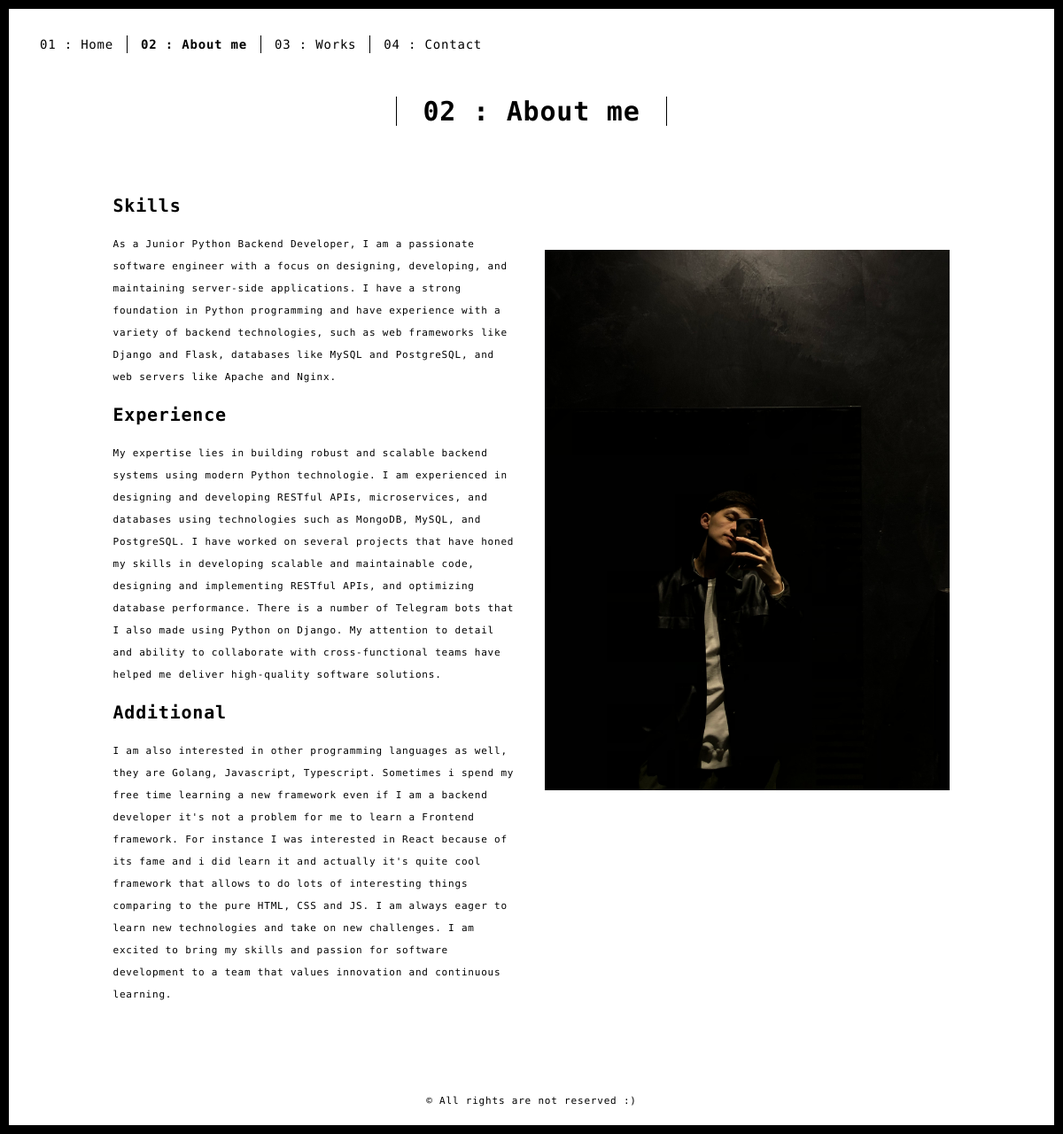
The page /about/ on the database its author committed.
### main/models.py (models this page shows, shortened)
class About(models.Model):
    picture = models.ImageField(("picture"), upload_to='profile', null=True)
    skills = models.TextField(("skills"))
    experience = models.TextField(("experience"))
    additional = models.TextField(("additional"))
    class Meta:
        verbose_name = ("About")
        verbose_name_plural = ("About")

### main/views.py (the view)
# urls.py: path('about/', about, name='about'),
def about(request):
    context = {
        'about': About.objects.get(id=1)
    }
    return render(request, 'about.html', context=context)

### templates/about.html (shortened to what this page needs)
{% extends 'base.html' %}
{% load static %}
{% block content %}
<body class="">
<div id="site-border-left"></div>
<div id="site-border-right"></div>
<div id="site-border-top"></div>
<div id="site-border-bottom"></div>
<header>
  <nav class="navbar  navbar-fixed-top navbar-default">
    <div class="container">
      <div class="collapse navbar-collapse" id="navbar-collapse">
        <ul class="nav navbar-nav ">
          <li><a href="{% url 'home' %}" title="">01 : Home</a></li>
          <li><a href="{% url 'about' %}"  class='active'  title="">02 : About me</a></li>
          <li><a href="{% url 'works' %}" title="">03 : Works</a></li>
          <li><a href="{% url 'contact' %}" title="">04 : Contact</a></li>
        </ul>
      </div>
    </div>
  </nav>
</header>
<div class="section-container">
    <div class="container">
      <div class="row">
        <div class="col-xs-12">
          <div class="section-container-spacer text-center">
            <h1 class="h2">02 : About me</h1>
          </div>
          <div class="row">
            <div class="col-md-10 col-md-offset-1">
              <div class="row">
                <div class="col-xs-12 col-md-6">
                  <h3>Skills</h3>
                  <p>{{about.skills}}</p>
                  <h3>Experience</h3>
                  <p>{{about.experience}}
                  </p>
                  <h3>Additional</h3>
                  <p>
                   {{about.additional}}</p>
                </div>
                <div class="col-xs-12 col-md-6" style='margin-top: 80px;'>
                  <img src="{{about.picture.url}}" class="img-responsive" alt="">
                </div>
              </div>
            </div>
          </div>
       </div>
      </div>
    </div>
  </div>
<footer class="footer-container text-center">
  <div class="container">
    <div class="row">
      <div class="col-xs-12">
        <p>© All rights are not reserved :)</p>
      </div>
    </div>
  </div>
</footer>
{% endblock content %}

### rows shown on the page
About: skills "As a Junior Python Backend Developer, I am a passionate software engineer with a focus on designing, developing, and maintaining server-side applications. I have a strong foundation in Python programming and have experience with a variety of backend technologies, such as web frameworks like Django and Flask, databases like MySQL and PostgreSQL, and web servers like Apache and Nginx.", experience "My expertise lies in building robust and scalable backend systems using modern Python technologie. I am experienced in designing and developing RESTful APIs, microservices, and databases using technologies such as MongoDB, MySQL, and PostgreSQL. I have worked on several projects that have honed my skills in developing scalable and maintainable code, designing and implementing RESTful APIs, and optimizing database performance. There is a number of Telegram bots that I also made using Python on Django. My attention to detail and ability to collaborate with cross-functional teams have helped me deliver high-quality software solutions.", additional "I am also interested in other programming languages as well, they are Golang, Javascript, Typescript. Sometimes i spend my free time learning a new framework even if I am a backend developer it's not a problem for me to learn a Frontend framework. For instance I was interested in React because of its fame and i did learn it and actually it's quite cool framework that allows to do lots of interesting things comparing to the pure HTML, CSS and JS. I am always eager to learn new technologies and take on new challenges. I am excited to bring my skills and passion for software development to a team that values innovation and continuous learning.", picture (picture)
